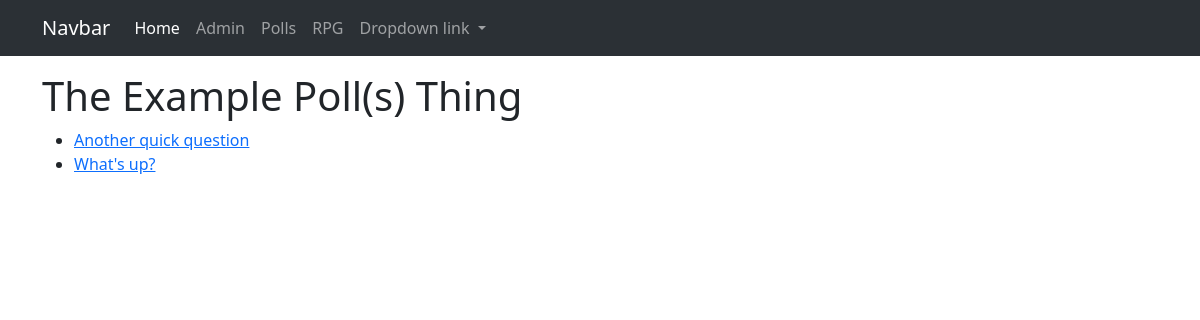
Screenshot of /polls/ with the database file from the repository.
### polls/models.py (models this page shows, shortened)
class Question(models.Model):
    question_text = models.CharField(max_length=200)
    pub_date = models.DateTimeField("date published")

### polls/views.py (the view)
# urls.py: path("", views.IndexView.as_view(), name="index"),
class IndexView(generic.ListView):
    template_name = "polls/index.html"
    context_object_name = "latest_question_list"
    def get_queryset(self):
        return Question.objects.filter(pub_date__lte=timezone.now()).order_by("-pub_date")[:5]

### polls/templates/polls/index.html (shortened to what this page needs)
{% extends "magic/basics.html" %}
{% load static %}
{% block content %}
<div class="row">
    <div class="col-12">
        <h1>The Example Poll(s) Thing</h1>
    </div>
    <div class="col-12">
        {% if latest_question_list %}
        <ul>
            {% for question in latest_question_list %}
            <li><a href="{% url 'polls:detail' question.id %}">{{ question.question_text }}</a></li>
            {% endfor %}
        </ul>
        {% else %}
        <p>No polls are available.</p>
        {% endif %}
    </div>
</div>
{% endblock %}

### rows the page displays
Question: question_text "Another quick question"
Question: question_text "What's up?"
